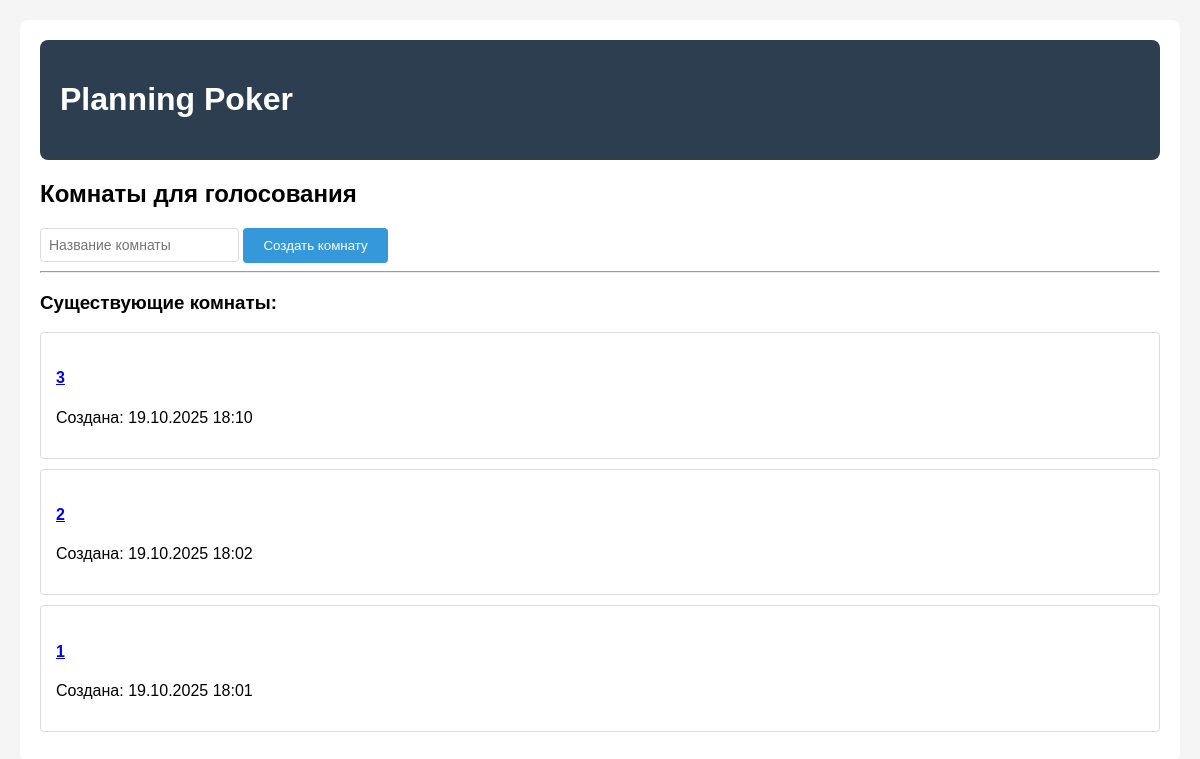
Before: / with the older database file.
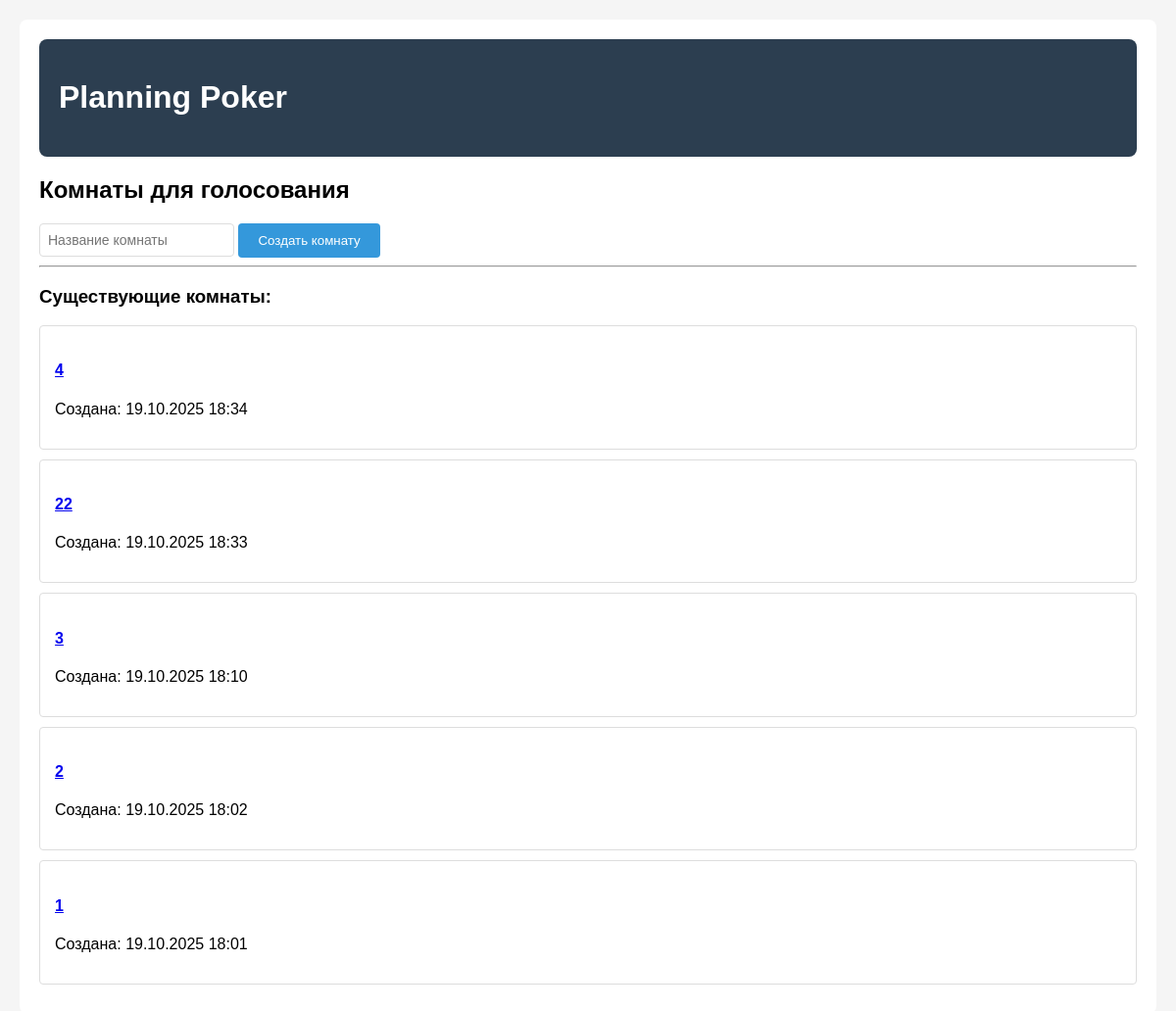
After: the same page with the newer database file.
### poker/models.py (models this page shows, shortened)
class Room(models.Model):
    id = models.UUIDField(primary_key=True, default=uuid.uuid4, editable=False)
    name = models.CharField(max_length=200)
    created_at = models.DateTimeField(auto_now_add=True)
    is_voting_complete = models.BooleanField(default=False)

### poker/views.py (the view)
# urls.py: path('', views.room_list, name='room_list'),
def room_list(request):
    rooms = Room.objects.all().order_by('-created_at')
    return render(request, 'poker/room_list.html', {'rooms': rooms})

### templates/poker/room_list.html (shortened to what this page needs)
{% extends 'poker/base.html' %}
{% block content %}
<h2>Комнаты для голосования</h2>
<form method="post" action="{% url 'create_room' %}">
    <input type="text" name="room_name" placeholder="Название комнаты" required>
    <button type="submit" class="btn">Создать комнату</button>
</form>
<hr>
<h3>Существующие комнаты:</h3>
{% for room in rooms %}
    <div class="task">
        <h4><a href="{% url 'room_detail' room.id %}">{{ room.name }}</a></h4>
        <p>Создана: {{ room.created_at|date:"d.m.Y H:i" }}</p>
    </div>
{% empty %}
    <p>Пока нет созданных комнат</p>
{% endfor %}
{% endblock %}

### templates/poker/base.html (shortened to what this page needs)
<!DOCTYPE html>
<html lang="ru">
<head>
</head>
<body>
    <div class="container">
        <div class="header">
            <h1><a href="{% url 'room_list' %}" style="color: white; text-decoration: none;">Planning Poker</a></h1>
        </div>
        {% block content %}{% endblock %}
    </div>
</body>
</html>

### templates/poker/base.html (style rules this page uses)
body { font-family: Arial, sans-serif; margin: 0; padding: 20px; background-color: #f5f5f5; }
.container { max-width: 1200px; margin: 0 auto; background: white; padding: 20px; border-radius: 8px; }
.header { background: #2c3e50; color: white; padding: 20px; border-radius: 8px; margin-bottom: 20px; }
.btn { background: #3498db; color: white; padding: 10px 20px; border: none; border-radius: 4px; cursor: pointer; text-decoration: none; display: inline-block; }
.task { border: 1px solid #ddd; padding: 15px; margin: 10px 0; border-radius: 4px; }
input[type="text"], textarea, select { padding: 8px; border: 1px solid #ddd; border-radius: 4px; font-size: 14px; }

Changed rows visible on the page:
added Room: name "4", created_at "19.10.2025 18:34"
added Room: name "22", created_at "19.10.2025 18:33"
